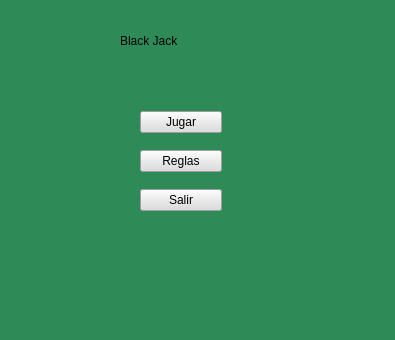
<?xml version="1.0" encoding="UTF-8"?>
<ui version="4.0">
 <class>MainWindow</class>
 <widget class="QMainWindow" name="MainWindow">
  <property name="geometry">
   <rect>
    <x>0</x>
    <y>0</y>
    <width>395</width>
    <height>340</height>
   </rect>
  </property>
  <property name="windowTitle">
   <string>MainWindow</string>
  </property>
  <property name="styleSheet">
   <string notr="true">background-color: rgb(46, 139, 87);
</string>
  </property>
  <widget class="QWidget" name="centralwidget">
   <widget class="QWidget" name="layoutWidget">
    <property name="geometry">
     <rect>
      <x>140</x>
      <y>100</y>
      <width>82</width>
      <height>124</height>
     </rect>
    </property>
    <layout class="QVBoxLayout" name="verticalLayout">
     <item>
      <widget class="QPushButton" name="pushButton_Jugar">
       <property name="styleSheet">
        <string notr="true">background-color: rgb(220, 220, 220);
font: 12pt &quot;Times New Roman&quot;;
color: rgb(0, 0, 0);</string>
       </property>
       <property name="text">
        <string>Jugar</string>
       </property>
      </widget>
     </item>
     <item>
      <widget class="QPushButton" name="pushButton_reglas">
       <property name="styleSheet">
        <string notr="true">background-color: rgb(220, 220, 220);
font: 12pt &quot;Times New Roman&quot;;
color: rgb(0, 0, 0);</string>
       </property>
       <property name="text">
        <string>Reglas</string>
       </property>
      </widget>
     </item>
     <item>
      <widget class="QPushButton" name="pushButton_Salir">
       <property name="styleSheet">
        <string notr="true">background-color: rgb(220, 220, 220);
font: 12pt &quot;Times New Roman&quot;;
color: rgb(0, 0, 0);</string>
       </property>
       <property name="text">
        <string>Salir</string>
       </property>
      </widget>
     </item>
    </layout>
   </widget>
   <widget class="QLabel" name="label">
    <property name="geometry">
     <rect>
      <x>120</x>
      <y>0</y>
      <width>211</width>
      <height>81</height>
     </rect>
    </property>
    <property name="styleSheet">
     <string notr="true">font: 700 italic 22pt &quot;Times new roman&quot;;</string>
    </property>
    <property name="text">
     <string>Black Jack</string>
    </property>
   </widget>
  </widget>
  <widget class="QStatusBar" name="statusbar"/>
  <widget class="QMenuBar" name="menubar">
   <property name="geometry">
    <rect>
     <x>0</x>
     <y>0</y>
     <width>395</width>
     <height>25</height>
    </rect>
   </property>
  </widget>
 </widget>
 <resources/>
 <connections/>
</ui>
